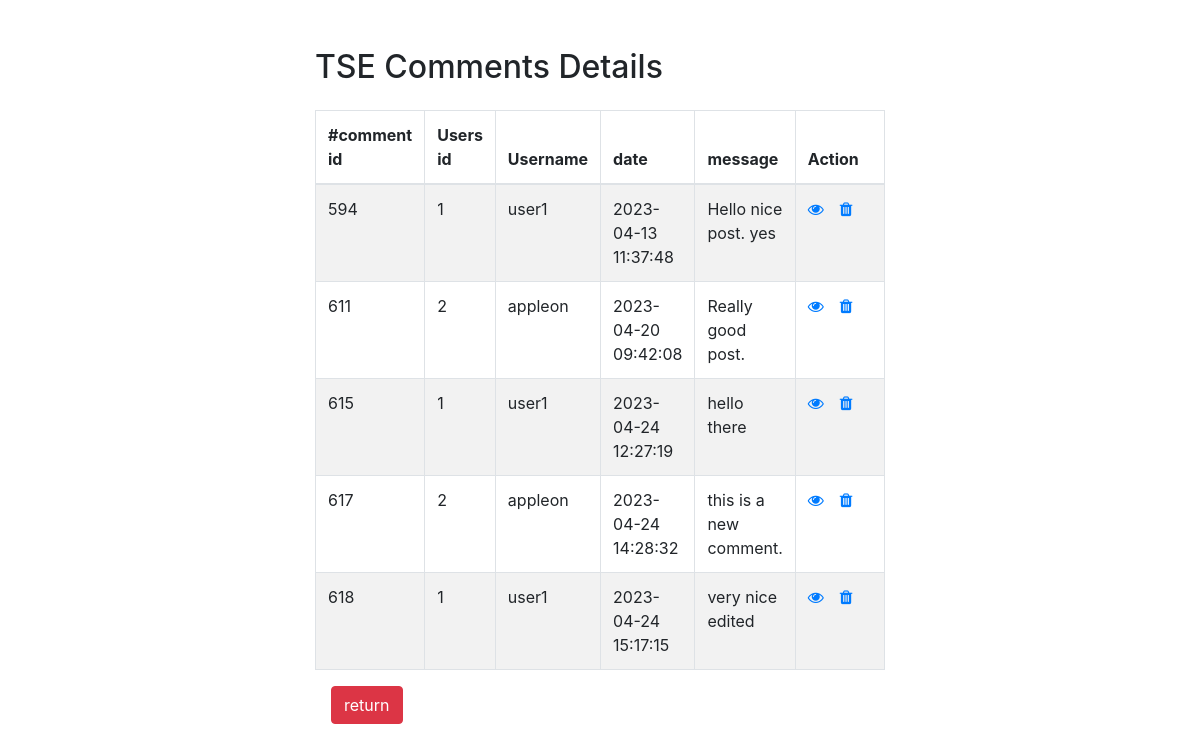
Screenshot of /admin/retrieve_comments.php with the database file from the repository.
### tables this page shows
CREATE TABLE `comments` (
  `comment_id` int(11) NOT NULL,
  `post_id` int(11) NOT NULL,
  `user_id` int(11) NOT NULL,
  `date` datetime NOT NULL,
  `message` text NOT NULL
);

CREATE TABLE `users` (
  `id` int(11) NOT NULL,
  `username` varchar(255) NOT NULL,
  `email` varchar(255) NOT NULL,
  `role` enum('Author','Admin') DEFAULT NULL,
  `password` varchar(255) NOT NULL,
  `created_at` timestamp NULL DEFAULT current_timestamp(),
  `updated_at` timestamp NULL DEFAULT NULL,
  `image` varchar(255) DEFAULT NULL
);

### admin/retrieve_comments.php (the view, shortened to what this page needs)
<!DOCTYPE html>
<html lang="en">
<head>
    <link rel="stylesheet" href="https://stackpath.bootstrapcdn.com/bootstrap/4.5.2/css/bootstrap.min.css">
    <link rel="stylesheet" href="https://maxcdn.bootstrapcdn.com/font-awesome/4.7.0/css/font-awesome.min.css">
</head>
<body>
    <div class="wrapper">
        <div class="container-fluid">
            <div class="row">
                <div class="col-md-12">
                    <div class="mt-5 mb-3 clearfix">
                        <h2 class="pull-left">TSE Comments Details</h2>
                    </div>
                    <?php
                    $sql = "SELECT comments.comment_id, comments.user_id,comments.message,comments.date, users.username as username FROM comments LEFT JOIN users ON comments.user_id=users.id";
                    if($result = mysqli_query($link, $sql)){
                        if(mysqli_num_rows($result) > 0){
                            echo '<table class="table table-bordered table-striped">';
                                echo "<thead>";
                                    echo "<tr>";
                                        echo "<th>#comment id</th>";
                                        echo "<th>Users id</th>";
                                        echo "<th>Username</th>";
                                        echo "<th>date</th>";
                                        echo "<th>message </th>";
                                       echo "<th>Action</th>";
                                       echo "</tr>";
                                echo "</thead>";
                                echo "<tbody>";
                                while($row = mysqli_fetch_array($result)){
                                    echo "<tr>";
                                        echo "<td>" . $row['comment_id'] . "</td>";
                                        echo "<td>" . $row['user_id'] . "</td>";
                                        echo "<td>" . $row['username'] . "</td>";
                                        echo "<td>" . $row['date'] . "</td>";
                                        echo "<td>" . $row['message'] . "</td>";
                                        echo "<td>";
                                        echo '<a href="readcomment.php?id='. $row['comment_id'] .'" class="mr-3" title="View Record" data-toggle="tooltip"><span class="fa fa-eye"></span></a>';
                                            echo '<a href="delete_comments.php?id='. $row['comment_id'] .'" title="Delete Comment" data-toggle="tooltip"><span class="fa fa-trash"></span></a>';
                                        echo "</td>";
                                    echo "</tr>";
                                }
                                echo "</tbody>";
                            echo "</table>";
                        } else{
                            echo '<div class="alert alert-danger"><em>No records were found.</em></div>';
                        }
                    } else{
                        echo "Oops! Something went wrong. Please try again later.";
                    }
                    ?>
              <a href="adminpanel.php" class="btn btn-danger ml-3">return</a>
              </div>
            </div>
        </div>
    </div>
</body>
</html>

### admin/retrieve_comments.php (style rules this page uses)
.wrapper { width: 600px; margin: 0 auto; }
table tr td:last-child { width: 120px; }

### rows the page displays
comments: comment_id "594", user "1", user.username "user1", date "2023-04-13 11:37:48", message "Hello nice post. yes"
comments: comment_id "611", user "2", user.username "appleon", date "2023-04-20 09:42:08", message "Really good post."
comments: comment_id "615", user "1", user.username "user1", date "2023-04-24 12:27:19", message "hello there"
comments: comment_id "617", user "2", user.username "appleon", date "2023-04-24 14:28:32", message "this is a new comment."
comments: comment_id "618", user "1", user.username "user1", date "2023-04-24 15:17:15", message "very nice edited"
